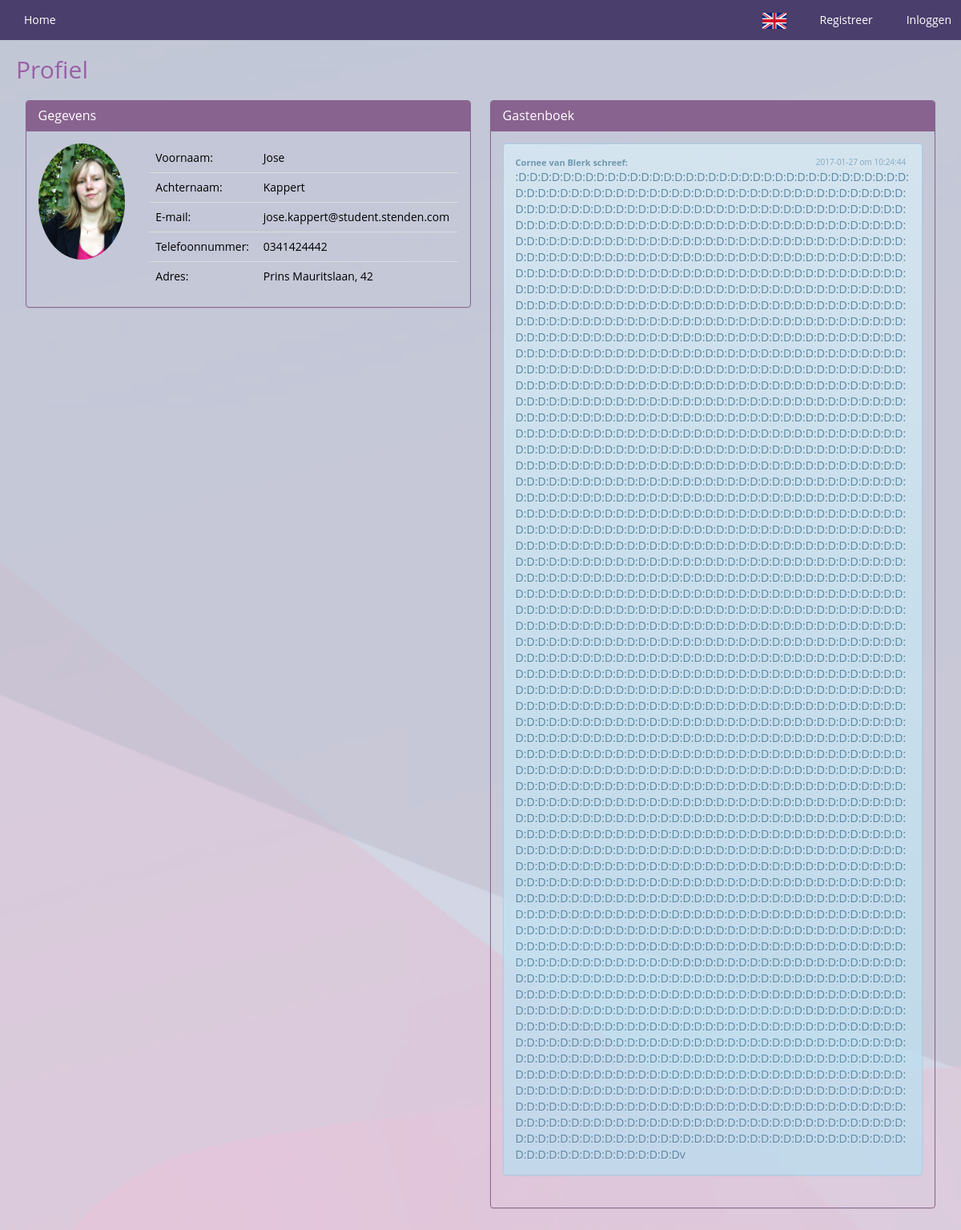
Page /index.php?page=profiel&user=4&language=english on the committed database.
### tables this page shows
CREATE TABLE IF NOT EXISTS `user` (
  `UserID` int(10) NOT NULL AUTO_INCREMENT,
  `FirstName` varchar(30) NOT NULL,
  `LastName` varchar(30) NOT NULL,
  `Email` varchar(255) NOT NULL,
  `PhoneNumber` varchar(15) NOT NULL,
  `Adres` varchar(30) NOT NULL,
  `Password` varchar(60) NOT NULL,
  `AccessLevel` enum('Leerling','Docent','SLB','Admin') NOT NULL,
  `Avatar` varchar(255) NOT NULL,
  PRIMARY KEY (`UserID`)
);

CREATE TABLE IF NOT EXISTS `message` (
  `MessageID` int(10) NOT NULL AUTO_INCREMENT,
  `SourceUserID` int(10) NOT NULL,
  `TargetUserID` int(10) NOT NULL,
  `PostDate` date NOT NULL,
  `Timestamp` time NOT NULL,
  `Message` text NOT NULL,
  PRIMARY KEY (`MessageID`),
  KEY `SourceUserID` (`SourceUserID`),
  KEY `TargetUserID` (`TargetUserID`)
);

### page/profiel.php (the view, shortened to what this page needs)
<?php
$core = new Core;
$dbc = $core->dbc();
if($_SESSION['language'] == 'dutch'){
?>
	<h2>Profiel</h2>
	<div class="panel panel-info c_2">
		<div class="panel-heading">
			<h3 class="panel-title">Gegevens</h3>
		</div>
		<div class="panel-body">
			<div class="row">
				<?php
					$sql = "SELECT * FROM user WHERE UserID = '".$_GET['user']."'";
					$result = mysqli_query($dbc, $sql);
					$row = mysqli_fetch_assoc($result)
				?>
				<div class="col-md-3 col-lg-3" > <img alt="Avatar" src="<?php echo $row['Avatar']; ?>" class="img-circle img-responsive"> </div>
				<div class=" col-md-9 col-lg-9 ">
					<table class="table table-user-information">
						<tbody>
							<tr>
								<td>Voornaam:</td>
								<td><?php echo $row['FirstName']; ?></td>
							</tr>
							<tr>
								<td>Achternaam:</td>
								<td><?php echo $row['LastName']; ?></td>
							</tr>
							<tr>
								<td>E-mail:</td>
								<td><?php echo $row['Email']; ?></td>
							</tr>
							<tr>
								<td>Telefoonnummer:</td>
								<td><?php echo $row['PhoneNumber']; ?></td>
							</tr>
							<tr>
								<td>Adres:</td>
								<td><?php echo $row['Adres']; ?></td>
							</tr>
						</tbody>
					</table>
				</div>
			</div>
		</div>
	</div>
	<div class="panel panel-info c_2">
		<div class="panel-heading">
			<h3 class="panel-title">Gastenboek</h3>
		</div>
		<div class="panel-body">
			 <?php
				$core = new Core();
				$core->getMessages($_GET["user"]);
			?>
			<br>
		</div>
	</div>
<?php } ?>

### core.php (shortened to what this page needs)
<?php
class Core {
	function dbc($servername = 'db.jaroeneefting.com', $username = 'md192121db371333', $password = 'gHG7Ha5P', $dbname = 'md192121db371333') {
		$dbc = mysqli_connect($servername, $username, $password, $dbname);
		return $dbc;
    }
    function page($page) {
        if (!file_exists('page/' . $page . '.php')) {
            include 'page/home.php';
        } else {
            include 'page/' . $page . '.php';
        }
    }
	function getMessages($userid){
		$dbc = $this->dbc();
		$qry = "SELECT m.*, u.FirstName AS FirstName, u.LastName AS LastName
				FROM message AS m
				LEFT JOIN user AS u
					ON u.UserID = m.SourceUserID
				WHERE m.TargetUserID = '$userid'";
		$result = mysqli_query($dbc, $qry);
		if(mysqli_num_rows($result) == 0){
			if($_SESSION["language"] == "dutch"){
				echo '<div class="alert alert alert-danger alert-gastboek"><a href="#" data-dismiss="alert" aria-label="close"></a>Er zijn nog geen berichten op dit profiel geplaatst.</div>';
			}else{
				echo '<div class="alert alert alert-danger alert-gastboek"><a href="#" data-dismiss="alert" aria-label="close"></a>There are no messages on this profile yet.</div>';
			}
		}else{
			while($row = mysqli_fetch_assoc($result)){
				$name = htmlentities($row["FirstName"] . " " . $row["LastName"]);
				$message = htmlentities($row["Message"]);
				$date = htmlentities($row["PostDate"]);
				$time = htmlentities($row["Timestamp"]);
				if($_SESSION['language'] == 'dutch'){
					echo '<div class="alert alert-info message-gastboek">';
						echo '<div class="name_message"><b>'.$name.' schreef:</b><span class="date_message">'.$date.' om '.$time.'&nbsp;&nbsp;';
						echo'</span></div>';
						echo '<div class="message">'.$message.'</div>';
					echo '</div>';
				}
			}
		}
	}
}
?>

### style/style.css (style rules this page uses)
body,html { font-family: 'Open Sans', sans-serif; padding: 0px; margin: 0px; border: 0px; color: black; background: url(../images/achtergrond4.png) no-repeat center center fixed; -webkit-background-size: cover; -moz-background-size: cover; -o-background-size: cover; background-size: cover; }
h2 { color: #9a60a5; }
h3 { color: #54559e; }
.alert { z-index: 5; left: 25%; margin-top: 25px; position: relative; width: 50%; }
.alert.message-gastboek { z-index: 5; left: 0%; margin-top: 0px; position: relative; width: 100%; }
.date_message { float: right; font-size: 10px; opacity: 0.8; }
.name_message { opacity: 0.8; font-size: 11px; }
.c_2 { width: 48%; margin: 1%; min-height: 1px; float: left; position: relative; }
.table-user-information > tbody > tr { border-top: 1px solid rgb(221, 221, 221); }
.table-user-information > tbody > tr:first-child { border-top: 0; }
.table-user-information > tbody > tr > td { border-top: 0; }
.panel-heading { background-color: #89638f!important; border-color: #89638f!important; background-image: none!important; color: white!important; }
.panel-info { border-color: #89638f!important; }
.panel { border: 1px solid #89638f!important; background-color: transparent!important; }
.message-gastboek { opacity: 0.75; }
.message { word-wrap: break-word; }
.panel-body { padding: 15px 15px 0px 15px; }

### rows in the picture
user: Avatar (picture), FirstName "Jose", LastName "Kappert", Email "jose.kappert@student.stenden.com", PhoneNumber "0341424442", Adres "Prins Mauritslaan, 42"
message: user.FirstName+LastName "Cornee van Blerk", PostDate "2017-01-27", Timestamp "10:24:44", Message ":D:D:D:D:D:D:D:D:D:D:D:D:D:D:D:D:D:D:D:D:D:D:D:D:D:D:D:D:D:D:D:D:D:D:D:D:D:D:D:D:D:D:D:D:D:D:D:D:D:D:D:D:D:D:D:D:D:D:D:D:D:D:D:D:D:D:D:D:D:D:D:D:D:D:D:D:D:D:D:D:D:D:D:D:D:D:D:D:D:D:D:D:D:D:D:D:D:D:D:D:D:D:D:D:D:D:D:D:D:D:D:D:D:D:D:D:D:D:D:D:D:D:D:D:D:D:D:D:D:D:D:D:D:D:D:D:D:D:D:D:D:D:D:D:D:D:D:D:D:D:D:D:D:D:D:D:D:D:D:D:D:D:D:D:D:D:D:D:D:D:D:D:D:D:D:D:D:D:D:D:D:D:D:D:D:D:D:D:D:D:D:D:D:D:D:D:D:D:D:D:D:D:D:D:D:D:D:D:D:D:D:D:D:D:D:D:D:D:D:D:D:D:D:D:D:D:D:D:D:D:D:D:D:D:D:D:D:D:D:D:D:D:D:D:D:D:D:D:D:D:D:D:D:D:D:D:D:D:D:D:D:D:D:D:D:D:D:D:D:D:D:D:D:D:D:D:D:D:D:D:D:D:D:D:D:D:D:D:D:D:D:D:D:D:D:D:D:D:D:D:D:D:D:D:D:D:D:D:D:D:D:D:D:D:D:D:D:D:D:D:D:D:D:D:D:D:D:D:D:D:D:D:D:D:D:D:D:D:D:D:D:D:D:D:D:D:D:D:D:D…"
